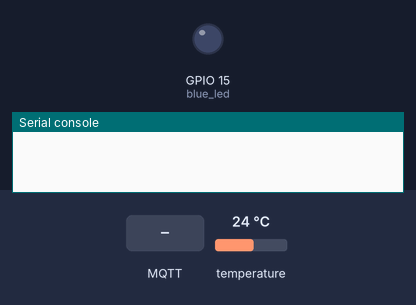
Bench run of a program on a simulated ESP8266 board running MicroPython. Shown: output pins drawn as LEDs (lit = HIGH), the last lines printed to the serial console. Dashed ring = blinking. The test bench sets the inputs (shaded band); at power-on: temperature 24 °C. No MQTT or app messages arrive unless stated; values from a settings file that is not in the repository are placeholders.

Above: at 0.6 s.
At 1.2 s:
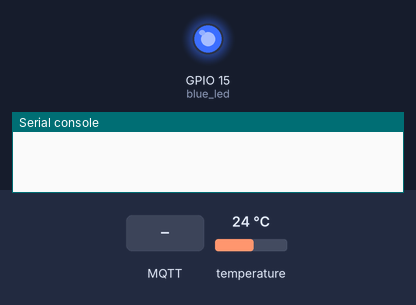
1.3 s: MQTT message "1" arrives on the first subscribed topic
At 2.6 s:
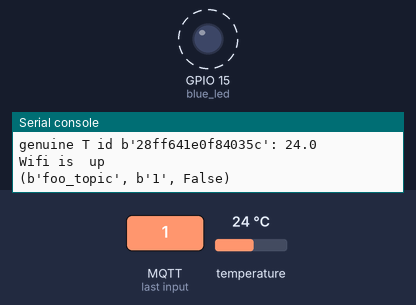
4.8 s: MQTT message "on" arrives on the first subscribed topic
8.7 s: MQTT message "off" arrives on the first subscribed topic
Timing chart, 0 to 18.2 s (numbered marks = the images above; inputs shaded):
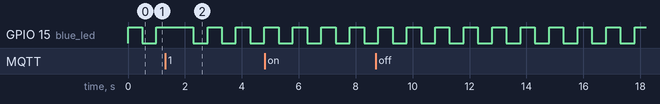

Measured:
- by itself, GPIO 15 (blue_led): alternates HIGH for 0.50 s and LOW for 0.50 s

The program:

main_+test_short.py
```python
# (licence header left out)
# Public brokers https://github.com/mqtt/mqtt.github.io/wiki/public_brokers

# The use of clean_session means that after a connection failure subscriptions
# must be renewed (MQTT spec 3.1.2.4). This is done by the connect handler.
# Note that publications issued during the outage will be missed. If this is
# an issue see unclean.py.

# red LED: ON == WiFi fail
# blue LED heartbeat: demonstrates scheduler is running.

from mqtt_as import MQTTClient, config
#from config import wifi_led, blue_led  # Local definitions
import uasyncio as asyncio
import secrets
import time
import gc
gc.collect()
import gr_sensor
from machine import Pin

topic_genuine_ds18b20 = b'home/ds18b20_genuine/temperature'


genuine_pin = const(9)
blue_led_pin = const(15)

blue_led = Pin(blue_led_pin, Pin.OUT, value = 1)

def toggle_pin(pin):
    if pin.value() == 1:
        pin.off()
    else:
        pin.on()


# Subscription callback
def sub_cb(topic, msg, retained):
    print((topic, msg, retained))

# Demonstrate scheduler is operational.
async def heartbeat():
    s = True
    while True:
        await asyncio.sleep_ms(500)
        toggle_pin(blue_led)

async def wifi_han(state):
#    wifi_led(not state)
    print('Wifi is ', 'up' if state else 'down')
    await asyncio.sleep(1)

# If you connect with clean_session True, must re-subscribe (MQTT spec 3.1.2.4)
async def conn_han(client):
    await client.subscribe('foo_topic', 1)

async def main(client):
    try:
        await client.connect()
    except OSError:
        print('Connection failed.')
        return
    n = 0
    while True:
        genuine_data = gr_sensor.read_ds18b20(genuine_pin)
        for data in genuine_data:
            print('genuine T id {}: {}'.format(data, genuine_data[data]))
            genuine_temp = genuine_data[data]
        await asyncio.sleep(5)
        print('publish {} {}'.format(topic_genuine_ds18b20, genuine_temp))
        # If WiFi is down the following will pause for the duration.
        await client.publish(topic_genuine_ds18b20, '{}'.format(genuine_temp), qos = 0)
        n += 1
        await asyncio.sleep(60)
#         time.sleep(60)

# Define configuration
config['subs_cb'] = sub_cb
config['wifi_coro'] = wifi_han
config['connect_coro'] = conn_han
config['clean'] = True

config['server'] = secrets.secrets_local['mqtt_broker']
config['user'] = secrets.secrets_local['mqtt_user']
config['password'] = secrets.secrets_local['mqtt_pass']

# config['server'] = 'iot.eclipse.org'

# Not needed if you're only using ESP8266
config['ssid'] = secrets.secrets_local['ssid']
config['wifi_pw'] = secrets.secrets_local['wifi_passwd']

# Set up client
# MQTTClient.DEBUG = True  # Optional
client = MQTTClient(config)

asyncio.create_task(heartbeat())
try:
    asyncio.run(main(client))
finally:
    client.close()  # Prevent LmacRxBlk:1 errors
    asyncio.new_event_loop()
```

gr_sensor.py
```python
# gr_sensor_reading

import onewire
import ds18x20
import machine
import time
from ubinascii import hexlify
import uasyncio as asyncio

async def read_ds18b20_async(pin, verbose=False):
    ow = onewire.OneWire(machine.Pin(pin))
    ds = ds18x20.DS18X20(ow)
    roms = ds.scan()
    ds.convert_temp()
    await asyncio.sleep_ms(750)
    ret = {}
    async for rom in roms:
        ret[hexlify(rom)]=ds.read_temp(rom)

    if verbose:
        print(ret)

    return ret

def read_ds18b20(pin, verbose=False):
    ow = onewire.OneWire(machine.Pin(pin))
    ds = ds18x20.DS18X20(ow)
    roms = ds.scan()
    ds.convert_temp()
    time.sleep_ms(750)
    ret = {}
    for rom in roms:
        ret[hexlify(rom)]=ds.read_temp(rom)

    if verbose:
        print(ret)

    return ret


    
```
